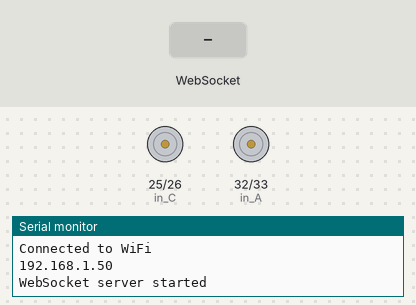
Recording of a sketch running on a simulated ESP32. Shown: motor-driver pin pairs drawn as motors (green arrow = first pin HIGH = forward, orange = second pin HIGH = backward, longer = more drive), the last lines printed to the serial monitor. The inputs (shaded band) are chosen by the test bench. WiFi joins after 1.5 s; servers stay silent unless stated.

Above: at 3.2 s.
3.3 s: WebSocket text "UP" received
At 3.7 s:
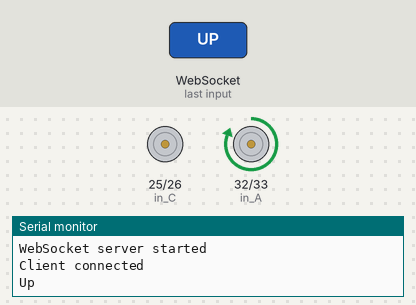
5.3 s: WebSocket text "DOWN" received
At 5.7 s:
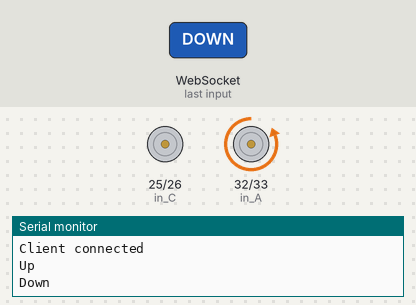
7.3 s: WebSocket text "FRONT" received
At 7.7 s:
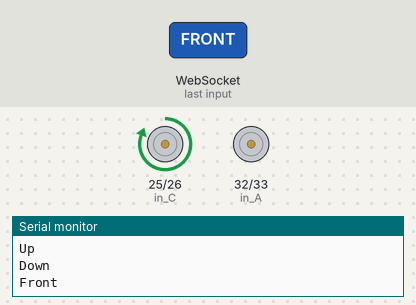
9.3 s: WebSocket text "BACK" received
At 9.7 s:
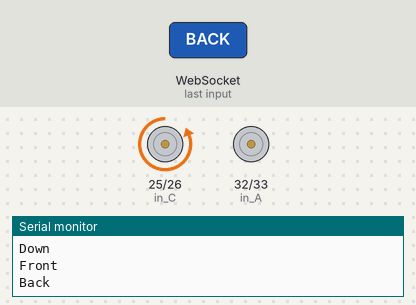
Timing chart, 0 to 12.3 s (numbered marks = the images above; inputs shaded):
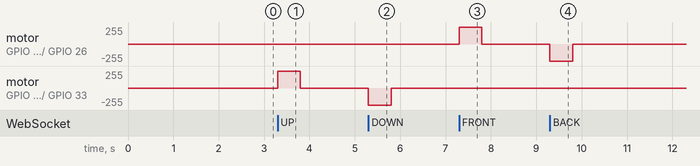

The sketch:

actuator.ino
```cpp
#include <WiFi.h>
#include <WebSocketsServer.h>

// Define your motor control pins
const int in_A = 32;
const int in_B = 33;
const int in_C = 25;
const int in_D = 26;

// WiFi credentials
const char *ssid = "Hotspot";
const char *password = "123456789";

// Initialize WebSocket server
WebSocketsServer webSocket = WebSocketsServer(82);

void setup() {
  Serial.begin(115200);

  // Set motor control pins as output and initialize to LOW
  pinMode(in_A, OUTPUT);
  digitalWrite(in_A, LOW);

  pinMode(in_B, OUTPUT);
  digitalWrite(in_B, LOW);

  pinMode(in_C, OUTPUT);
  digitalWrite(in_C, LOW);

  pinMode(in_D, OUTPUT);
  digitalWrite(in_D, LOW);

  // Connect to Wi-Fi
  WiFi.begin(ssid, password);
  while (WiFi.status() != WL_CONNECTED) {
    delay(1000);
    Serial.println("Connecting to WiFi...");
  }
  Serial.println("Connected to WiFi");
  Serial.println(WiFi.localIP());
  Serial.println("WebSocket server started");

  // Start the WebSocket server
  webSocket.begin();
  webSocket.onEvent(webSocketEvent);
}

void loop() {
  webSocket.loop();
}

void webSocketEvent(uint8_t num, WStype_t type, uint8_t *payload, size_t length) {
  switch (type) {
    case WStype_CONNECTED:
      Serial.println("Client connected");
      break;
    case WStype_DISCONNECTED:
      Serial.println("Client disconnected");
      break;
    case WStype_TEXT:
      String msg = String((char *)payload);

      if (msg == "UP") {
        Serial.println("Up");
        digitalWrite(in_B, LOW);
        digitalWrite(in_A, HIGH);
        delay(500); // Run motor for 500ms
        digitalWrite(in_A, LOW); // Stop motor
      } else if (msg == "DOWN") {
        Serial.println("Down");
        digitalWrite(in_A, LOW);
        digitalWrite(in_B, HIGH);
        delay(500); // Run motor for 500ms
        digitalWrite(in_B, LOW); // Stop motor
      } else if (msg == "FRONT") {
        Serial.println("Front");
        digitalWrite(in_D, LOW);
        digitalWrite(in_C, HIGH);
        delay(500); // Run motor for 500ms
        digitalWrite(in_C, LOW); // Stop motor
      } else if (msg == "BACK") {
        Serial.println("Back");
        digitalWrite(in_C, LOW);
        digitalWrite(in_D, HIGH);
        delay(500); // Run motor for 500ms
        digitalWrite(in_D, LOW); // Stop motor
      }
      else if (msg == "STOP") {
        Serial.println("Stop");
        digitalWrite(in_A, LOW);
        digitalWrite(in_B, LOW);
        digitalWrite(in_C, LOW);
        digitalWrite(in_D, LOW);
      }
      break;
  }
}
```

Measured:
- after the input at 3.3 s, motor on GPIO 32 (in_A) / GPIO 33 (in_B): stopped → forward 255/255 at once, → stopped 0.50 s later
- after the input at 5.3 s, motor on GPIO 32 (in_A) / GPIO 33 (in_B): stopped → backward 255/255 at once, → stopped 0.50 s later
- after the input at 7.3 s, motor on GPIO 25 (in_C) / GPIO 26 (in_D): stopped → forward 255/255 at once, → stopped 0.50 s later
- after the input at 9.3 s, motor on GPIO 25 (in_C) / GPIO 26 (in_D): stopped → backward 255/255 at once, → stopped 0.50 s later
